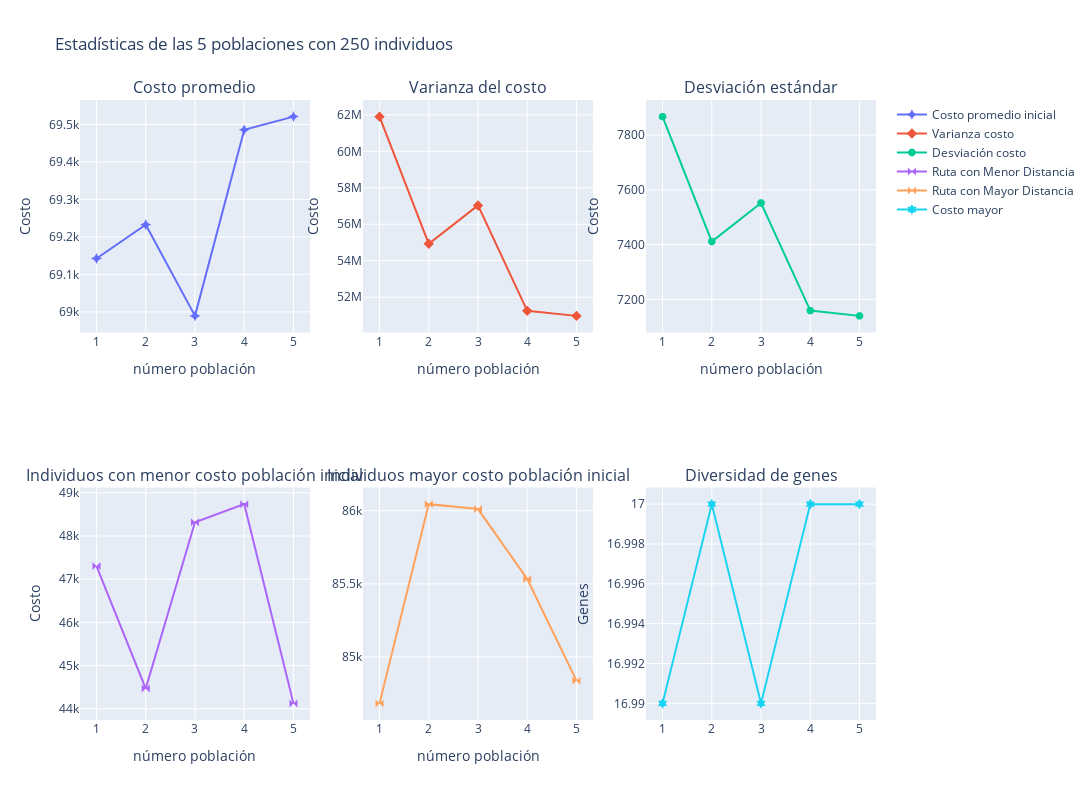

The notebook cell saved with this chart:
### Code cell
POB_FILE = "files\\act_2\\poblaciones\\pob_5_250.pkl"
pobs = get_poblaciones_iniciales(n=5,tam_pob=250)
intial_stats(pobs,f"Estadísticas de las {5} poblaciones con {250} individuos")

### Figure 1 — Plotly figure (JSON) as saved in the notebook; plotly's stock layout.template omitted (floating-point values rounded to 4 significant figures)
{"data": [{"marker": {"size": 8, "symbol": "star-diamond"}, "mode": "markers+lines", "name": "Costo promedio inicial", "type": "scatter", "x": [1, 2, 3, 4, 5], "xaxis": "x", "y": [69140.0, 69230.0, 68990.0, 69490.0, 69520.0], "yaxis": "y"}, {"marker": {"size": 8, "symbol": "diamond-x"}, "mode": "markers+lines", "name": "Varianza costo", "type": "scatter", "x": [1, 2, 3, 4, 5], "xaxis": "x2", "y": [61900000.0, 54930000.0, 57030000.0, 51250000.0, 50980000.0], "yaxis": "y2"}, {"marker": {"size": 8, "symbol": "octagon"}, "mode": "markers+lines", "name": "Desviación costo", "type": "scatter", "x": [1, 2, 3, 4, 5], "xaxis": "x3", "y": [7868.0, 7411.0, 7552.0, 7159.0, 7140.0], "yaxis": "y3"}, {"marker": {"size": 8, "symbol": "bowtie"}, "mode": "markers+lines", "name": "Ruta con Menor Distancia", "type": "scatter", "x": [1, 2, 3, 4, 5], "xaxis": "x4", "y": [47300.0, 44470.0, 48320.0, 48740.0, 44125], "yaxis": "y4"}, {"marker": {"size": 8, "symbol": "bowtie"}, "mode": "markers+lines", "name": "Ruta con Mayor Distancia", "type": "scatter", "x": [1, 2, 3, 4, 5], "xaxis": "x5", "y": [84680.0, 86050.0, 86010.0, 85530.0, 84840.0], "yaxis": "y5"}, {"marker": {"size": 8, "symbol": "hexagram"}, "mode": "markers+lines", "name": "Costo mayor", "type": "scatter", "x": [1, 2, 3, 4, 5], "xaxis": "x6", "y": [16.99, 17, 16.99, 17, 17], "yaxis": "y6"}], "layout": {"annotations": [{"font": {"size": 16}, "showarrow": false, "text": "Costo promedio", "x": 0.1444, "xanchor": "center", "xref": "paper", "y": 1, "yanchor": "bottom", "yref": "paper"}, {"font": {"size": 16}, "showarrow": false, "text": "Varianza del costo", "x": 0.5, "xanchor": "center", "xref": "paper", "y": 1, "yanchor": "bottom", "yref": "paper"}, {"font": {"size": 16}, "showarrow": false, "text": "Desviación estándar", "x": 0.8556, "xanchor": "center", "xref": "paper", "y": 1, "yanchor": "bottom", "yref": "paper"}, {"font": {"size": 16}, "showarrow": false, "text": "Individuos con menor costo población inicial", "x": 0.1444, "xanchor": "center", "xref": "paper", "y": 0.375, "yanchor": "bottom", "yref": "paper"}, {"font": {"size": 16}, "showarrow": false, "text": "Individuos mayor costo población inicial", "x": 0.5, "xanchor": "center", "xref": "paper", "y": 0.375, "yanchor": "bottom", "yref": "paper"}, {"font": {"size": 16}, "showarrow": false, "text": "Diversidad de genes", "x": 0.8556, "xanchor": "center", "xref": "paper", "y": 0.375, "yanchor": "bottom", "yref": "paper"}], "height": 800, "title": {"text": "Estadísticas de las 5 poblaciones con 250 individuos"}, "width": 1600, "xaxis": {"anchor": "y", "domain": [0, 0.2889], "title": {"text": "número población"}}, "xaxis2": {"anchor": "y2", "domain": [0.3556, 0.6444], "title": {"text": "número población"}}, "xaxis3": {"anchor": "y3", "domain": [0.7111, 1], "title": {"text": "número población"}}, "xaxis4": {"anchor": "y4", "domain": [0, 0.2889], "title": {"text": "número población"}}, "xaxis5": {"anchor": "y5", "domain": [0.3556, 0.6444], "title": {"text": "número población"}}, "xaxis6": {"anchor": "y6", "domain": [0.7111, 1]}, "yaxis": {"anchor": "x", "domain": [0.625, 1], "title": {"text": "Costo"}}, "yaxis2": {"anchor": "x2", "domain": [0.625, 1], "title": {"text": "Costo"}}, "yaxis3": {"anchor": "x3", "domain": [0.625, 1], "title": {"text": "Costo"}}, "yaxis4": {"anchor": "x4", "domain": [0, 0.375], "title": {"text": "Costo"}}, "yaxis5": {"anchor": "x5", "domain": [0, 0.375]}, "yaxis6": {"anchor": "x6", "domain": [0, 0.375], "title": {"text": "Genes"}}}}
